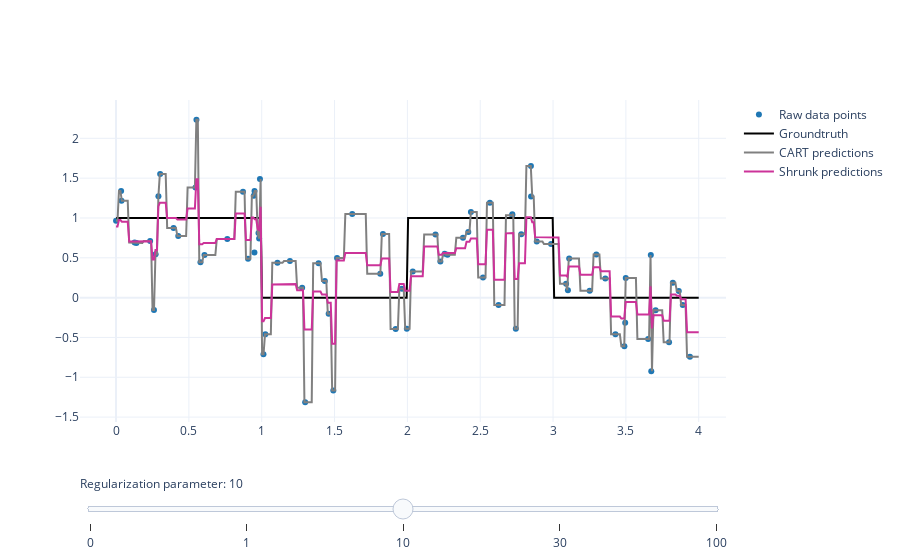

Source (notebook cell):
### Code cell
# def create_slider_fig_static(permanent_curves, vary_curve_params, vary_curev_)
# Create figure
fig = go.Figure()
fig.layout.template = 'plotly_white'

# plot the permanent curves
for curve in permanent_curves:
    fig.add_trace(go.Scatter(**curve))

# Add traces, one for each slider step
for vary_curve in vary_curves:
    fig.add_trace(go.Scatter(**vary_curve))

# Create and add slider
steps = []
OFFSET = len(permanent_curves)
for i in range(len(fig.data) - OFFSET):  # remember offset
    step = dict(
        method="update",
        args=[{"visible": [False] * len(fig.data)}],
#               {"title": "Reg-param: " + str(VALS[i])}],  # layout attribute
        label=str(vary_vals[i])
    )
    step["args"][0]["visible"][0:OFFSET] = [True] * OFFSET  # permanent curves    
    step["args"][0]["visible"][i + OFFSET] = True  # set i'th trace to "visible"
    steps.append(step)

fig.data[active_curve + OFFSET].visible = True # Make active_curve visible
sliders = [dict(
    active=active_curve,
    currentvalue={"prefix": "Regularization parameter: "},
    pad={"t": 50},
    steps=steps,
)]
fig.update_layout(sliders=sliders)

# write only what's needed
fig.write_html("demo.html", full_html=False, include_plotlyjs="cdn") # , 
s = (open('demo.html', 'r').read())
div_start = s.index('<div id=')
div_end = div_start + s[div_start:].index('</div>') + len('</div>')
print(s[div_start:div_end]) # print the div that needs to be copied elsewhere

js_start = s.rfind('<script type="text/javascript">') + len('<script type="text/javascript">')
js_end = js_start + s[js_start:].index('</script>')
with open(fname_out, 'w') as f:
    f.write(s[js_start:js_end])
os.remove('demo.html')
fig.show()

### Figure 1 — Plotly figure (JSON) as saved in the notebook; plotly's stock layout.template omitted (floating-point values rounded to 4 significant figures; data arrays with more than 128 entries replaced by an {"elided": "..."} marker saying what was removed)
{"data": [{"line": {"color": "#1f77b4"}, "mode": "markers", "name": "Raw data points", "type": "scatter", "visible": true, "x": [4.813e-05, 0.03486, 0.03765, 0.1276, 0.1401, 0.234, 0.2603, 0.2717, 0.2909, 0.3029, 0.395, 0.4271, 0.5454, 0.5519, 0.5795, 0.6071, 0.7637, 0.8716, 0.9064, 0.9455, 0.9502, 0.9506, 0.9779, 0.9822, 0.9879, 1.012, 1.025, 1.108, 1.194, 1.278, 1.298, 1.39, 1.433, 1.46, 1.491, 1.517, 1.621, 1.814, 1.832, 1.92, 1.963, 1.996, 2.037, 2.193, 2.227, 2.256, 2.276, 2.382, 2.418, 2.436, 2.519, 2.566, 2.626, 2.719, 2.72, 2.744, 2.782, 2.848, 2.849, 2.888, 2.986, 3.09, 3.102, 3.111, 3.251, 3.297, 3.359, 3.428, 3.49, 3.495, 3.499, 3.653, 3.671, 3.674, 3.704, 3.796, 3.822, 3.863, 3.89, 3.94], "y": [0.9655, 1.339, 1.216, 0.6928, 0.6861, 0.7112, -0.1545, 0.5455, 1.272, 1.553, 0.8756, 0.7744, 1.384, 2.232, 0.443, 0.5352, 0.7377, 1.329, 0.4875, 1.279, 0.5674, 1.337, 0.8111, 0.7421, 1.489, -0.7113, -0.4612, 0.4375, 0.4595, 0.1247, -1.312, 0.4332, 0.2093, -0.2032, -1.167, 0.4985, 1.05, 0.3007, 0.7982, -0.3945, 0.111, -0.3906, 0.3277, 0.792, 0.4532, 0.5523, 0.5374, 0.7516, 0.8249, 1.076, 0.2516, 1.19, -0.09105, 1.033, 1.049, -0.3919, 0.7953, 1.654, 1.27, 0.7034, 0.6721, 0.1752, 0.09252, 0.4904, 0.08625, 0.5431, 0.2404, -0.4588, -0.6102, -0.3162, 0.2452, -0.5207, 0.5351, -0.9234, -0.1585, -0.5594, 0.1877, 0.08207, -0.09102, -0.7421]}, {"line": {"color": "black"}, "name": "Groundtruth", "type": "scatter", "visible": true, "x": {"elided": "400 float values"}, "y": {"elided": "400 int values"}}, {"line": {"color": "gray"}, "name": "CART predictions", "type": "scatter", "visible": true, "x": {"elided": "400 float values"}, "y": {"elided": "400 float values"}}, {"line": {"color": "#cc3399"}, "name": "Shrunk predictions", "type": "scatter", "visible": false, "x": {"elided": "400 float values"}, "y": {"elided": "400 float values"}}, {"line": {"color": "#cc3399"}, "name": "Shrunk predictions", "type": "scatter", "visible": false, "x": {"elided": "400 float values"}, "y": {"elided": "400 float values"}}, {"line": {"color": "#cc3399"}, "name": "Shrunk predictions", "type": "scatter", "visible": true, "x": {"elided": "400 float values"}, "y": {"elided": "400 float values"}}, {"line": {"color": "#cc3399"}, "name": "Shrunk predictions", "type": "scatter", "visible": false, "x": {"elided": "400 float values"}, "y": {"elided": "400 float values"}}, {"line": {"color": "#cc3399"}, "name": "Shrunk predictions", "type": "scatter", "visible": false, "x": {"elided": "400 float values"}, "y": {"elided": "400 float values"}}], "layout": {"sliders": [{"active": 2, "currentvalue": {"prefix": "Regularization parameter: "}, "pad": {"t": 50}, "steps": [{"args": [{"visible": [true, true, true, true, false, false, false, false]}], "label": "0", "method": "update"}, {"args": [{"visible": [true, true, true, false, true, false, false, false]}], "label": "1", "method": "update"}, {"args": [{"visible": [true, true, true, false, false, true, false, false]}], "label": "10", "method": "update"}, {"args": [{"visible": [true, true, true, false, false, false, true, false]}], "label": "30", "method": "update"}, {"args": [{"visible": [true, true, true, false, false, false, false, true]}], "label": "100", "method": "update"}]}]}}
